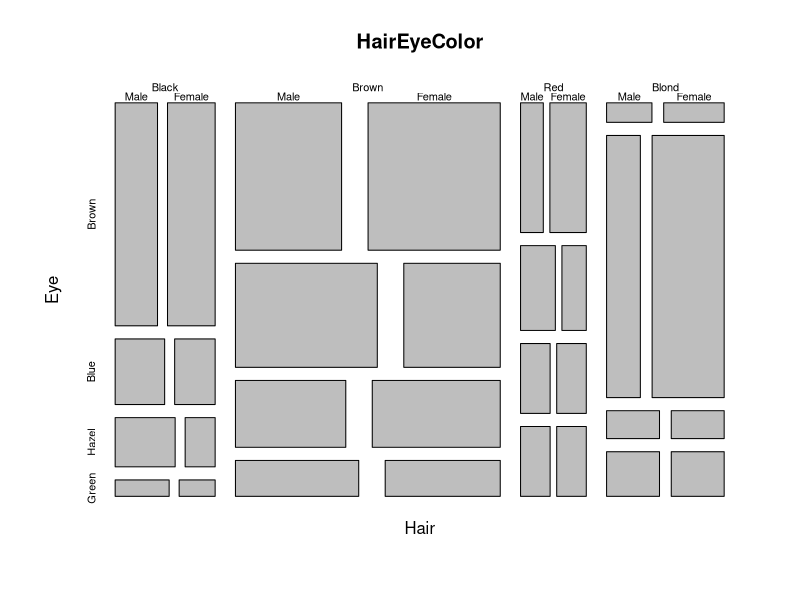
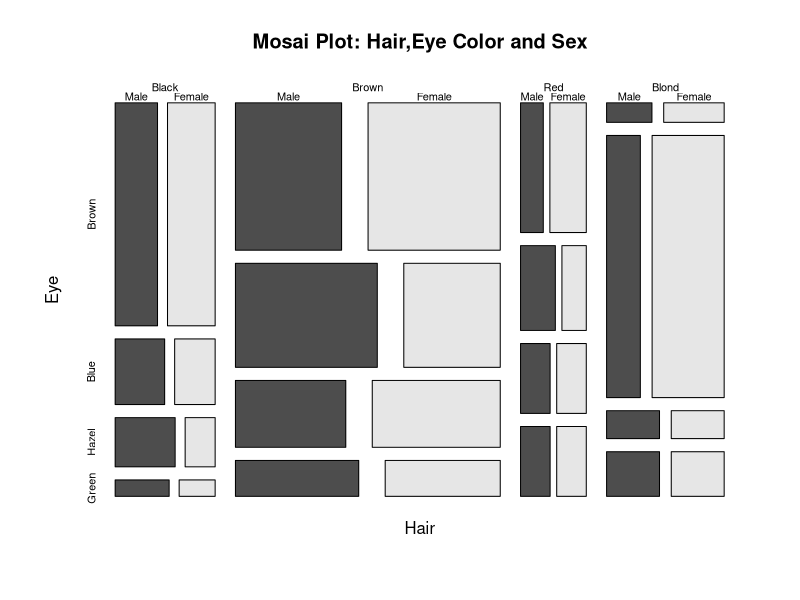
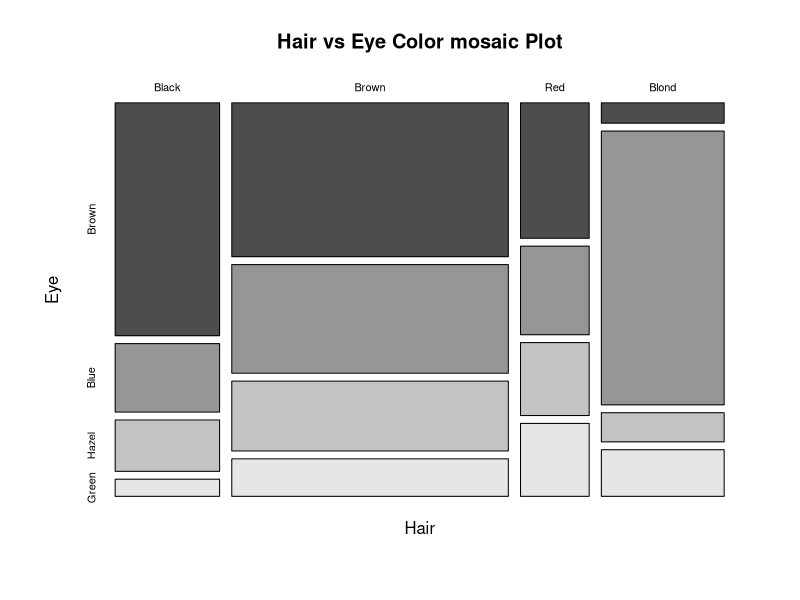
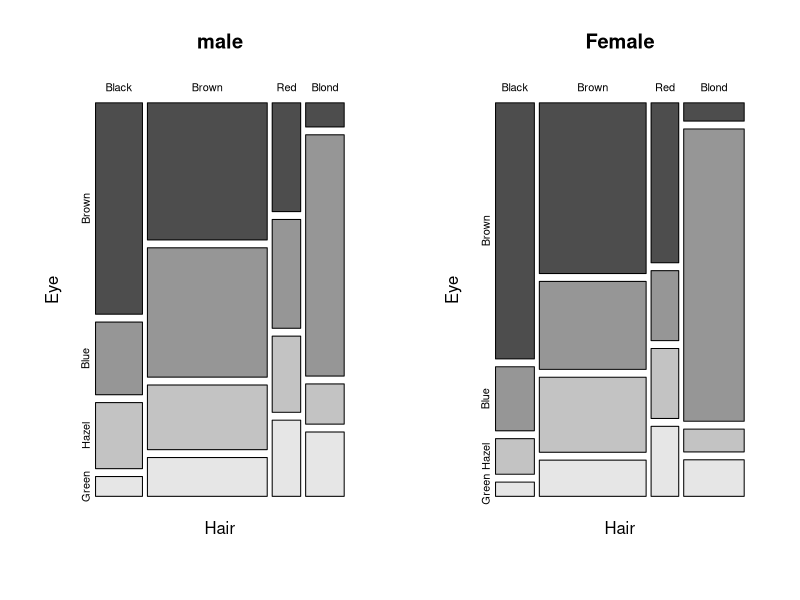
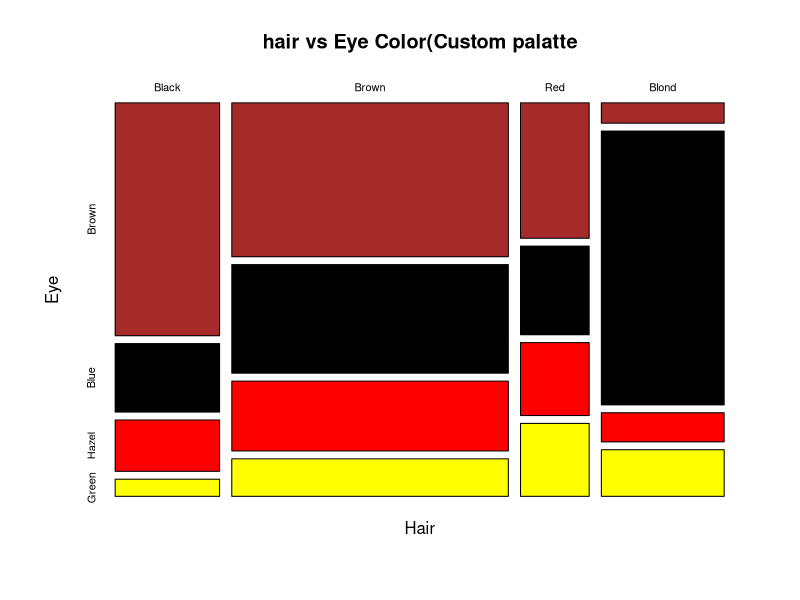
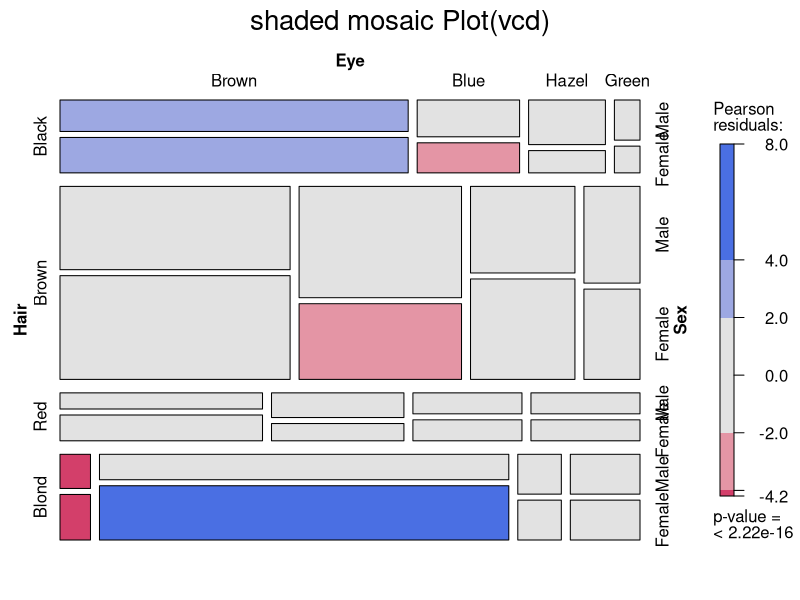
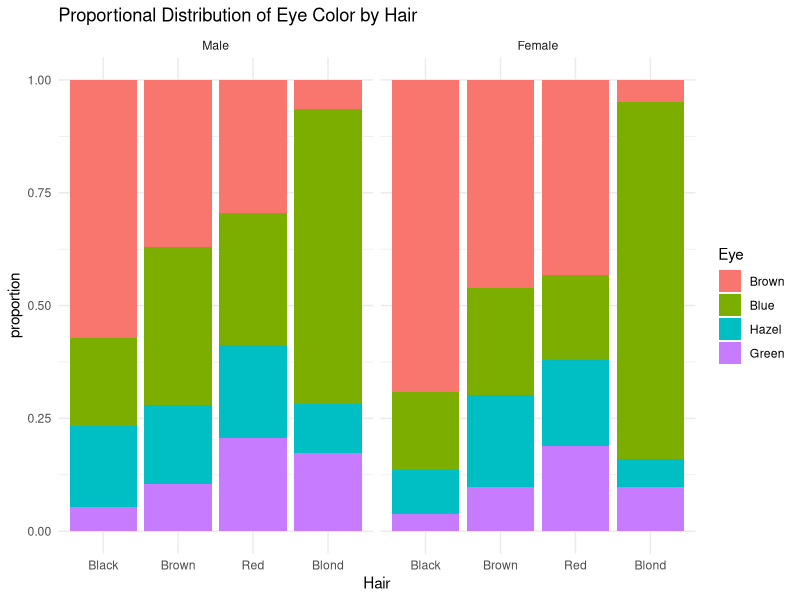

These charts were generated, in order, by the following R code: (Note: this script raises an error after producing the figures.)
#load and understand the haireye color dataset
#load dataset
data(HairEyeColor)

#Check structure
str(HairEyeColor)
View(HairEyeColor)
?HairEyeColor

#very basic mosaic plot
mosaicplot(HairEyeColor)

#add titles and colors
mosaicplot(HairEyeColor,main="Mosai Plot: Hair,Eye Color and Sex",
           color=TRUE)

#Two variable mosaic plot
HairEye2D<-margin.table(HairEyeColor,c(1,2))
mosaicplot(HairEye2D,main="Hair vs Eye Color mosaic Plot",color=TRUE)

#mosaic plot by sex
par(mfrow=c(1,2))
mosaicplot(HairEyeColor[,,"Male"],main="male",color=TRUE)
mosaicplot(HairEyeColor[,,"Female"],main="Female",color=TRUE)
par(mfrow=c(1,1))

#Custom colors
mosaicplot(HairEye2D,col=c("brown","black","red","yellow"),
           main='hair vs Eye Color(Custom palatte')

#Advanced mosaic plot using 'vcd'
install.packages("vcd")
library(vcd)
mosaic(HairEyeColor,shade=TRUE,legend=TRUE,
       main="shaded mosaic Plot(vcd)")

#convert dataset to data frame(for ggplot)
hair_eye_df<-as.data.frame(HairEyeColor)
head(hair_eye_df)

#ggplot alternative(Proportional mosaic-style plot)
library(ggplot2)
ggplot(hair_eye_df,aes(x=Hair,y=Freq,fill=Eye))+
  geom_bar(stat="identity",position="fill")+
  facet_wrap(~Sex)+
  labs(
    title="Proportional Distribution of Eye Color by Hair",
    y="proportion")+
  theme_minimal()

#advanced mosaic with residual shading
mosaic(~hair+Eye+Sex,data=hair_eye_df,shade=TRUE,legend=TRUE)
